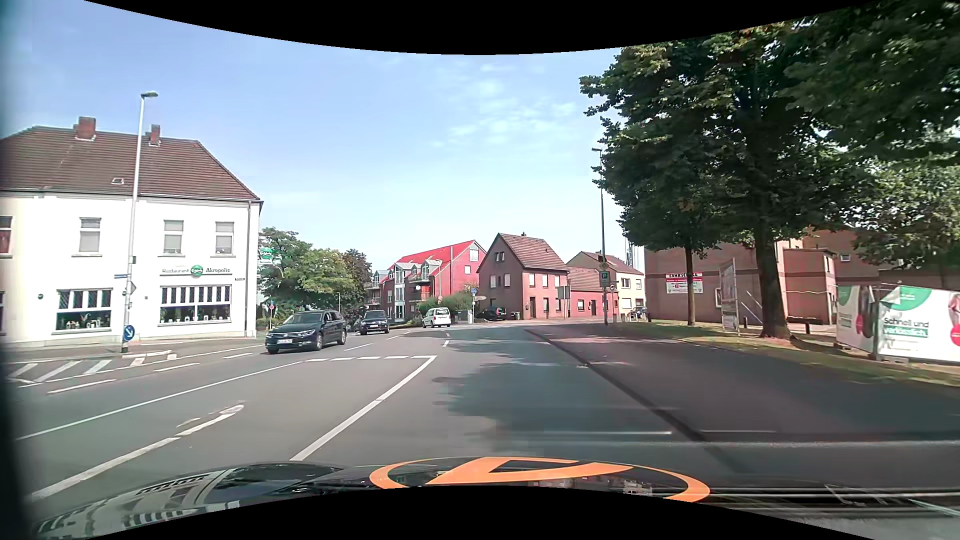
#> input picture data/raw/L2D/frames/Episode000032/observation.images.front_left/frame_00000.jpg, 1920 x 1080 px (shown at 1/2 size)
$ python -i process_lanes_L2D.py   (imports and definitions only)
#> lines starting #> are read from the running program, lines starting #| are printed output that depends on the picture; after the words box and inside, x2 and y2 are one past the last pixel; in counts of white or black regions, pixels touching at a corner belong together
import os
import cv2
import json
import numpy as np
import matplotlib.pyplot as plt
from datetime import datetime
import math
from collections import defaultdict, deque
from tqdm import tqdm

# -----------------------------
# Shapely (optional dependency)
# -----------------------------
try:
    from shapely.geometry import Point, Polygon
    from shapely.ops import unary_union
    from shapely.validation import explain_validity
    try:
        # Shapely >= 2
        from shapely import make_valid, set_precision, intersection as s_intersection
    except Exception:
        make_valid = None
        set_precision = None
        s_intersection = None
    SHAPELY_AVAILABLE = True
except ImportError:
    SHAPELY_AVAILABLE = False
    make_valid = None
    set_precision = None
    s_intersection = None


class EnhancedLaneDetector:
    """
    Enhanced lane detection system with vehicle lane classification capabilities
    """

    def __init__(self, image_width=1920, image_height=1080):
        self.image_width = image_width
        self.image_height = image_height

        self.canny_low_threshold = 50
        self.canny_high_threshold = 150

        self.hough_rho = 2
        self.hough_theta = np.pi / 180
        self.hough_threshold = 20
        self.hough_min_line_length = 20
        self.hough_max_line_gap = 300

        self.min_slope_threshold = 0.5
        self.max_slope_threshold = 10.0

        self.lane_history = {
            'left_lanes': deque(maxlen=5),
            'right_lanes': deque(maxlen=5)
        }

        self.ego_lane_width_threshold = 3.0
        self.lane_overlap_threshold = 0.3

    # -----------------------------
    # Helpers for robust geometry
    # -----------------------------
    def _fix_polygon(self, g):
        """Return a cleaned, valid polygon. Accepts list-of-points or Polygon."""
        if g is None:
            return None
        if not SHAPELY_AVAILABLE:
            return g

        # Accept coords too
        if isinstance(g, (list, tuple)):
            try:
                g = Polygon(g)
            except Exception:
                return None

        if g.is_empty:
            return g

        # First pass: classic self-intersection fix
        try:
            g_fixed = g.buffer(0)
        except Exception:
            g_fixed = g

        # Shapely 2: make_valid can handle more cases
        if make_valid is not None and (not g_fixed.is_valid):
            try:
                g_fixed = make_valid(g_fixed)
            except Exception:
                pass

        # If MultiPolygon, use the largest face for the ego lane
        if getattr(g_fixed, "geom_type", "") == "MultiPolygon":
            try:
                g_fixed = max(g_fixed.geoms, key=lambda gg: gg.area)
            except Exception:
                pass

        # Optional quantization to reduce numeric robustness issues
        if set_precision is not None:
            try:
                g_fixed = set_precision(g_fixed, 1e-6)
            except Exception:
                pass

        return g_fixed

    # [8 lines left out: function _polygon_coords, not called in this run]

    # -----------------------------
    # ROI & pre-processing
    # -----------------------------
    def get_roi_vertices(self, img):
        """Define region of interest vertices for lane detection (balanced)."""
        height, width = img.shape[:2]
        top_ratio = 0.55
        left_ratio = 0.08
        right_ratio = 0.96
        top_left_ratio = 0.38
        top_right_ratio = 0.92
        vertices = np.array([[
            (int(width * left_ratio), height),
            (int(width * top_left_ratio), int(height * top_ratio)),
            (int(width * top_right_ratio), int(height * top_ratio)),
            (int(width * right_ratio), height)
        ]], dtype=np.int32)
        return vertices

    def get_roi_tuning_guide(self):
        """(Text guide omitted here to keep code compact—retain yours if needed.)"""
        return "See original tuning guide in your prior version."

    def region_of_interest(self, img, vertices):
        """Apply region of interest mask to focus on road area."""
        mask = np.zeros_like(img)
        if len(img.shape) > 2:
            channel_count = img.shape[2]
            ignore_mask_color = (255,) * channel_count
        else:
            ignore_mask_color = 255
        cv2.fillPoly(mask, vertices, ignore_mask_color)
        masked_image = cv2.bitwise_and(img, mask)
        return masked_image

    def detect_edges(self, img):
        """Convert to grayscale and apply Canny edge detection."""
        if len(img.shape) > 2:
            gray = cv2.cvtColor(img, cv2.COLOR_BGR2GRAY)
        else:
            gray = img
        blur = cv2.GaussianBlur(gray, (5, 5), 0)
        edges = cv2.Canny(blur, self.canny_low_threshold, self.canny_high_threshold)
        return edges

    def detect_lines(self, edges):
        """Use Hough Line Transform to detect lines in edge image."""
        lines = cv2.HoughLinesP(
            edges,
            rho=self.hough_rho,
            theta=self.hough_theta,
            threshold=self.hough_threshold,
            minLineLength=self.hough_min_line_length,
            maxLineGap=self.hough_max_line_gap
        )
        return lines

    def classify_lines(self, lines, img_shape):
        """Classify detected lines into left and right lanes based on slope."""
        if lines is None:
            return ([], [])
        left_lines = []
        right_lines = []
        height, width = img_shape[:2]
        for line in lines:
            x1, y1, x2, y2 = line[0]
            if x2 - x1 == 0:
                continue
            slope = (y2 - y1) / (x2 - x1)
            if abs(slope) < self.min_slope_threshold or abs(slope) > self.max_slope_threshold:
                continue
            line_center_x = (x1 + x2) / 2
            if slope < 0 and line_center_x < width * 0.6:
                left_lines.append(line[0])
            elif slope > 0 and line_center_x > width * 0.4:
                right_lines.append(line[0])
        return (left_lines, right_lines)

    def fit_lane_line(self, lines):
        """Fit a single line through multiple line segments."""
        if not lines:
            return None
        points = []
        for line in lines:
            x1, y1, x2, y2 = line
            points.extend([(x1, y1), (x2, y2)])
        if len(points) < 2:
            return None
        points = np.array(points)
        x_coords = points[:, 0]
        y_coords = points[:, 1]
        try:
            coeffs = np.polyfit(y_coords, x_coords, 1)
            slope = coeffs[0]
            intercept = coeffs[1]
            return (slope, intercept)
        except np.linalg.LinAlgError:
            return None

    def extrapolate_lane_line(self, slope, intercept, img_shape):
        """Extrapolate lane line to cover the full region of interest."""
        height, width = img_shape[:2]
        y1 = height
        y2 = int(height * 0.55)
        x1 = int(slope * y1 + intercept)
        x2 = int(slope * y2 + intercept)
        x1 = max(0, min(width - 1, x1))
        x2 = max(0, min(width - 1, x2))
        return [(x1, y1), (x2, y2)]

    # [28 lines left out: functions update_roi_parameters, get_roi_vertices_custom, not called in this run]

    def smooth_lanes(self, left_line, right_line):
        """Smooth lane detection using historical data."""
        if left_line:
            self.lane_history['left_lanes'].append(left_line)
        if right_line:
            self.lane_history['right_lanes'].append(right_line)

        smoothed_left = None
        smoothed_right = None

        if len(self.lane_history['left_lanes']) > 0:
            left_lines = list(self.lane_history['left_lanes'])
            avg_left = np.mean(left_lines, axis=0).astype(int)
            smoothed_left = [tuple(avg_left[0]), tuple(avg_left[1])]

        if len(self.lane_history['right_lanes']) > 0:
            right_lines = list(self.lane_history['right_lanes'])
            avg_right = np.mean(right_lines, axis=0).astype(int)
            smoothed_right = [tuple(avg_right[0]), tuple(avg_right[1])]

        return (smoothed_left, smoothed_right)

    def define_ego_lane_polygon(self, left_lane, right_lane, img_shape):
        """
        Define the ego vehicle's lane as a polygon between left and right lane lines.
        Returns a cleaned Shapely Polygon if available, else list of points.
        """
        if not left_lane or not right_lane:
            return None

        left_pt1, left_pt2 = left_lane
        right_pt1, right_pt2 = right_lane

        ego_lane_points = [left_pt1, left_pt2, right_pt2, right_pt1]
        # Explicitly close ring
        if ego_lane_points[0] != ego_lane_points[-1]:
            ego_lane_points.append(ego_lane_points[0])

        if SHAPELY_AVAILABLE:
            try:
                poly = Polygon(ego_lane_points)
                poly = self._fix_polygon(poly)
                if poly is None or poly.is_empty or (hasattr(poly, "area") and poly.area < 1e-9):
                    return None
                return poly
            except Exception:
                return None
        else:
            return ego_lane_points

    # -----------------------------
    # Fallback (ray casting)
    # -----------------------------
    # [113 lines left out: functions point_in_polygon_fallback, calculate_overlap_fallback, classify_object_lane_position, get_lane_x_at_y, not called in this run]

    # -----------------------------
    # End-to-end detection per frame
    # -----------------------------
    def detect_lanes(self, image):
        """Main lane detection function with enhanced capabilities."""
        vertices = self.get_roi_vertices(image)
        roi_image = self.region_of_interest(image, vertices)
        edges = self.detect_edges(roi_image)
        lines = self.detect_lines(edges)

        left_lines, right_lines = self.classify_lines(lines, image.shape)

        left_fit = self.fit_lane_line(left_lines)
        right_fit = self.fit_lane_line(right_lines)

        left_lane = None
        right_lane = None
        if left_fit:
            slope, intercept = left_fit
            left_lane = self.extrapolate_lane_line(slope, intercept, image.shape)
        if right_fit:
            slope, intercept = right_fit
            right_lane = self.extrapolate_lane_line(slope, intercept, image.shape)

        smoothed_left, smoothed_right = self.smooth_lanes(left_lane, right_lane)
        ego_lane_data = self.define_ego_lane_polygon(smoothed_left, smoothed_right, image.shape)

        if SHAPELY_AVAILABLE and hasattr(ego_lane_data, 'exterior'):
            try:
                ego_lane_coords = list(ego_lane_data.exterior.coords)
            except Exception:
                ego_lane_coords = ego_lane_data if isinstance(ego_lane_data, list) else None
        else:
            ego_lane_coords = ego_lane_data if isinstance(ego_lane_data, list) else None

        lane_info = {
            'left_lane': smoothed_left,
            'right_lane': smoothed_right,
            'ego_lane_polygon': ego_lane_data,
            'ego_lane_coords': ego_lane_coords,
            'roi_vertices': vertices.tolist(),
            'detected_lines_count': {
                'left': len(left_lines),
                'right': len(right_lines),
                'total': len(lines) if lines is not None else 0
            },
            'balanced_roi': True,
            'roi_coverage': '55% from top (balanced)'
        }
        debug_images = {
            'roi_mask': roi_image,
            'edges': edges,
            'original': image.copy()
        }
        return (lane_info, debug_images)


enhanced_lane_detector = EnhancedLaneDetector()


# -----------------------------
# Visualization utilities
# -----------------------------
# [632 lines left out: functions extract_vehicles_from_yolo_json, draw_enhanced_lanes_with_vehicles, create_comprehensive_debug_visualization, load_yolo_annotations, create_roi_test_scenarios, test_roi_settings and 6 more, not called in this run]

>>> import cv2
>>> picture = cv2.imread('../data/raw/L2D/frames/Episode000032/observation.images.front_left/frame_00000.jpg')
#> picture is the input picture: shape (1080, 1920, 3); mean B, G, R 122.9, 121.8, 116.6
>>> result = EnhancedLaneDetector().detect_lanes(picture)
#> in detect_lanes, `vertices = self.get_roi_vertices(image)`: vertices = [[153, 1080], [729, 594], [1766, 594], [1843, 1080]]
#> in region_of_interest, `cv2.fillPoly(mask, vertices, ignore_mask_color)`:
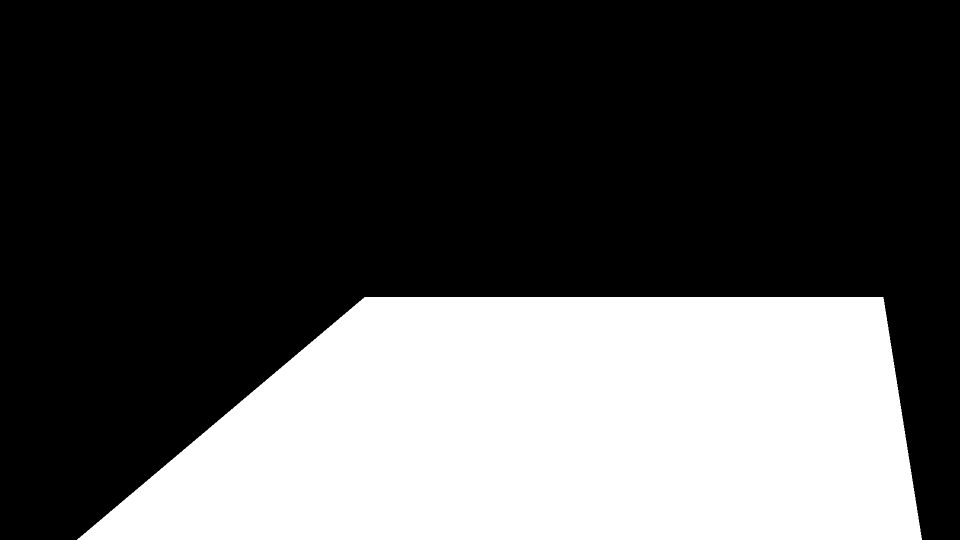
#> mask: shape (1080, 1920, 3) (shown at 1/2 size); 32% white; 1 white region, box (x1, y1, x2, y2) and area: (154, 594, 1844, 1080) 662949
#> in region_of_interest, `masked_image = cv2.bitwise_and(img, mask)`:
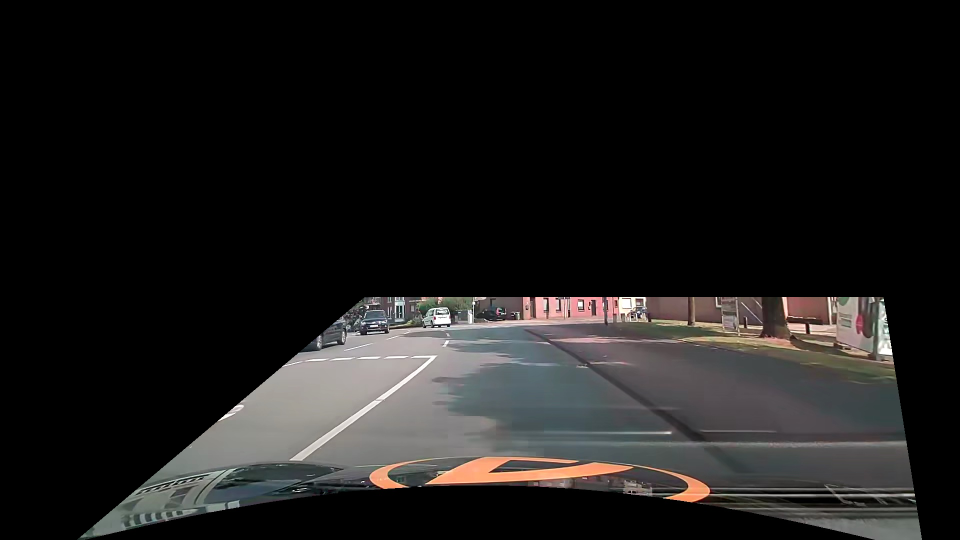
#> masked_image: shape (1080, 1920, 3) (shown at 1/2 size); mean B, G, R 27.5, 28.2, 29.4
#> in detect_edges, `gray = cv2.cvtColor(img, cv2.COLOR_BGR2GRAY)`:
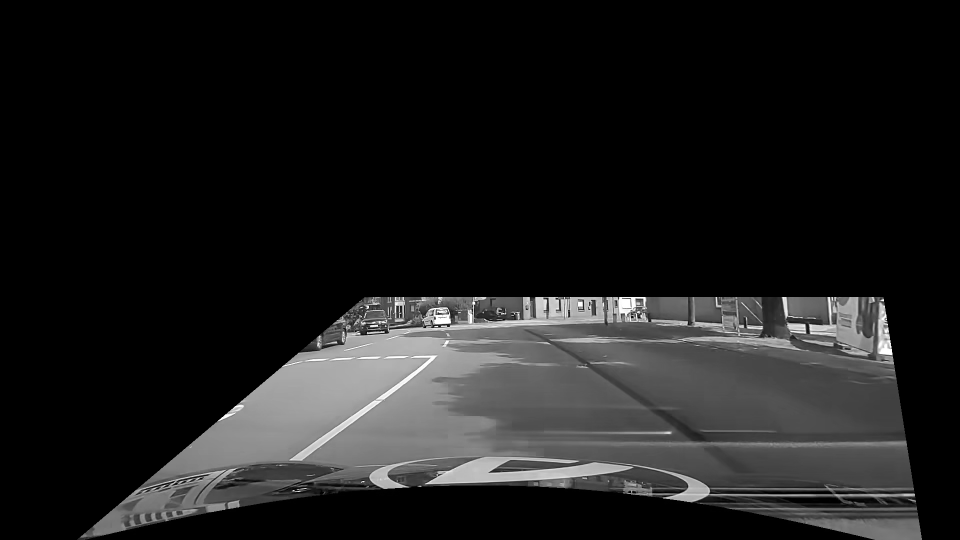
#> gray: shape (1080, 1920) (shown at 1/2 size); min 0, max 255, mean 28.5
#> in detect_edges, `edges = cv2.Canny(blur, self.canny_low_threshold, self.canny_high_thre..`:
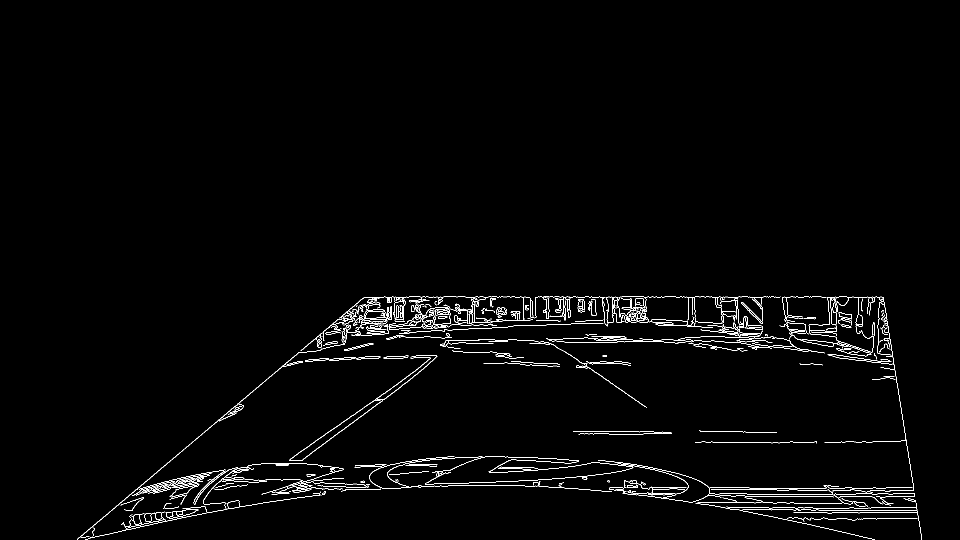
#> edges: shape (1080, 1920) (shown at 1/2 size); 1.6% white in thin lines or dots, all inside (x1, y1, x2, y2) = (154, 593, 1844, 1080)
#> in detect_lines, `lines = cv2.HoughLinesP( edges, rho=self.hough_rho, theta=self.hough_t..`: lines = 350 rows, first 6: [276, 975, 1827, 975], [279, 973, 1826, 973], [728, 594, 1766, 594], [768, 593, 1762, 593], [620, 685, 1781, 685], [308, 948, 1831, 1002]
#> the loop in classify_lines, `for line in lines:` made 350 passes
#> (x1, y1, x2, y2, slope) on passes 1 to 3: (276, 975, 1827, 975, 0), (279, 973, 1826, 973, 0), (728, 594, 1766, 594, 0)
#> after the loop in classify_lines, `for line in lines:`: left_lines = 19 items, first 6: [432, 1022, 1009, 618], [154, 1078, 717, 605], [469, 1015, 1046, 596], [438, 842, 712, 612], [525, 987, 977, 621], [317, 1038, 500, 786]; right_lines = [[1767, 597, 1843, 1077], [980, 603, 1654, 1057], [724, 613, 1079, 968], [1591, 633, 1748, 1020], [984, 599, 1608, 1036], [725, 830, 959, 970], [1575, 627, 1796, 781]]
#> the loop in fit_lane_line, `for line in lines:` made 19 passes
#> (x1, y1, x2, y2) on passes 1 to 12: (432, 1022, 1009, 618), (154, 1078, 717, 605), (469, 1015, 1046, 596), (438, 842, 712, 612), (525, 987, 977, 621), (317, 1038, 500, 786), (155, 1078, 695, 625), (163, 1075, 701, 624), (342, 1040, 481, 809), (164, 1075, 741, 607), (303, 1044, 476, 806), (561, 977, 957, 645)
#> after the loop in fit_lane_line, `for line in lines:`: points = 38 pairs, first value 154 to 1046, second value 596 to 1078
#> in fit_lane_line, `x_coords = points[:, 0]`: x_coords = 38 values, max 1046 at index 5, min 154 at index 2, mean 539.2
#> in fit_lane_line, `y_coords = points[:, 1]`: y_coords = 38 values, max 1078 at index 2, min 596 at index 5, mean 858.2
#> in fit_lane_line, `coeffs = np.polyfit(y_coords, x_coords, 1)`: coeffs = [-1.24, 1601.7]
#> in fit_lane_line, `slope = coeffs[0]`: slope = -1.24
#> in fit_lane_line, `intercept = coeffs[1]`: intercept = 1601.7
#> in detect_lanes, `left_fit = self.fit_lane_line(left_lines)`: left_fit = (-1.24, 1601.7)
#> the loop in fit_lane_line (call 2), `for line in lines:` made 7 passes
#> in fit_lane_line (call 2), `points = np.array(points)`: points = 14 rows, first 8: [1767, 597], [1843, 1077], [980, 603], [1654, 1057], [724, 613], [1079, 968], [1591, 633], [1748, 1020]
#> in detect_lanes, `right_fit = self.fit_lane_line(right_lines)`: right_fit = (0.624, 850.8)
#> in detect_lanes, `slope, intercept = left_fit`: slope = -1.24; intercept = 1601.7
#> in extrapolate_lane_line, `x1 = int(slope * y1 + intercept)`: x1 = 264
#> in extrapolate_lane_line, `x2 = int(slope * y2 + intercept)`: x2 = 866
#> in detect_lanes, `left_lane = self.extrapolate_lane_line(slope, intercept, image.shape)`: left_lane = [(264, 1080), (866, 594)]
#> in detect_lanes, `slope, intercept = right_fit`: slope = 0.624; intercept = 850.8
#> in detect_lanes, `right_lane = self.extrapolate_lane_line(slope, intercept, image.shape)`: right_lane = [(1524, 1080), (1221, 594)]
#> in detect_lanes, `smoothed_left, smoothed_right = self.smooth_lanes(left_lane, right_lane)`: smoothed_left = [(264, 1080), (866, 594)]; smoothed_right = [(1524, 1080), (1221, 594)]
#> in define_ego_lane_polygon, `left_pt1, left_pt2 = left_lane`: left_pt1 = (264, 1080); left_pt2 = (866, 594)
#> in define_ego_lane_polygon, `right_pt1, right_pt2 = right_lane`: right_pt1 = (1524, 1080); right_pt2 = (1221, 594)
#> in define_ego_lane_polygon, `ego_lane_points = [left_pt1, left_pt2, right_pt2, right_pt1]`: ego_lane_points = [(264, 1080), (866, 594), (1221, 594), (1524, 1080)]
#> in detect_lanes, `ego_lane_coords = list(ego_lane_data.exterior.coords)`: ego_lane_coords = [(1524, 1080), (1221, 594), (866, 594), (264, 1080), (1524, 1080)]
